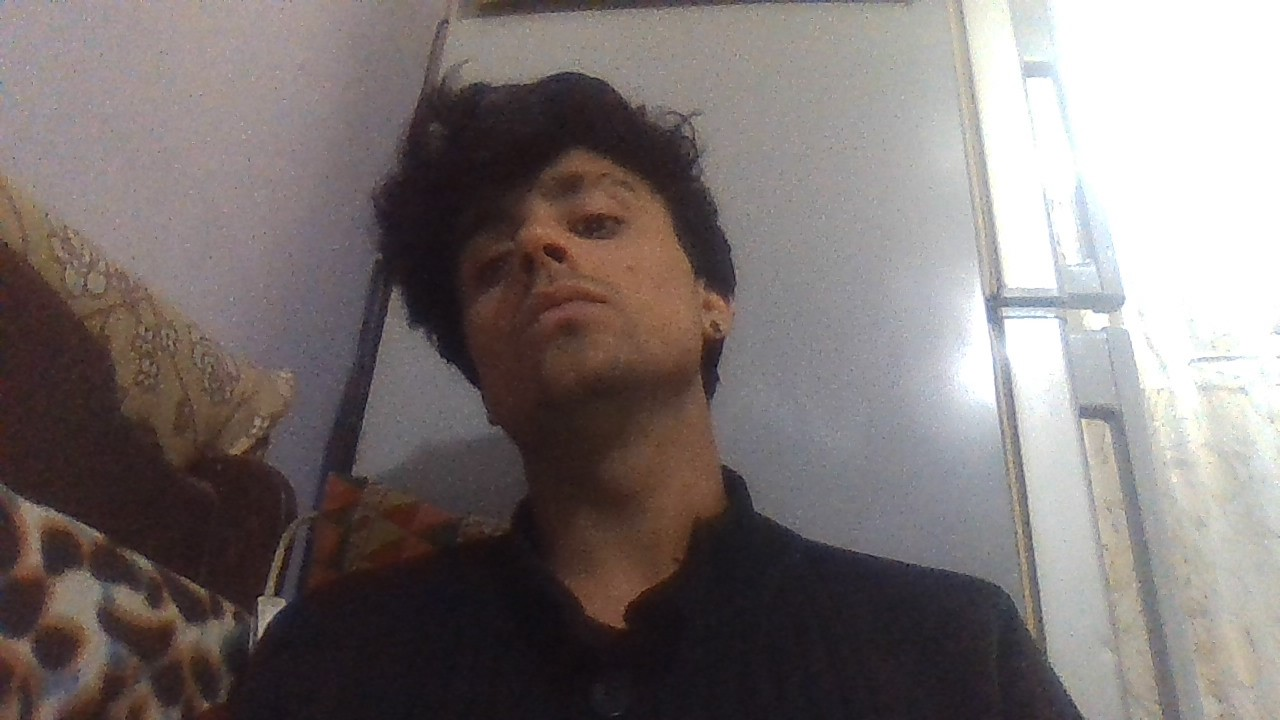
#> input picture Computer Vision/Quiz/picture.jpg, 1280 x 720 px
$ python main.py
#> lines starting #> are read from the running program, lines starting #| are printed output that depends on the picture
### Computer Vision/Quiz/contrast_stretching.py
#import matplotlib as plt
import numpy
# [84 lines left out: functions display_matrix, get_pixels_array_with_count, display_histogram_cdf, display_histogram_pdf, max_2d, min_2d and 1 more, not called in this run]


img = []
for i in range(7):
    line = []
    for j in range(3):
        line.append(5)
    line.append(70)
    for j in range(3):
        line.append(150)
    img.append(line)

"""
a16 = constrast_stretching_2d(16, img)
display_matrix(a16)
a32 = constrast_stretching_2d(32, img)
display_matrix(a32)
a255 = constrast_stretching_2d(255, img)
display_matrix(a255)

display_histogram_cdf(img, 20)
display_histogram_cdf(a16, 20)
display_histogram_cdf(a32, 20)
display_histogram_cdf(a255, 20)

print()
print()


display_histogram_pdf(img, 20)
display_histogram_pdf(a16, 20)
display_histogram_pdf(a32, 20)
display_histogram_pdf(a255, 20)
"""

### Computer Vision/Quiz/image_sampling.py
import math
import numpy

def down_sample_1d(image, new_image_width):
    image_width = len(image)
    if image_width <= new_image_width:
        print("Invalid arguments")
        return -1

    new_image = []
    #getting ratio of how many pixels to skip
    ratio = image_width/new_image_width
    ratio = round(ratio)
    index = 0
    while index < image_width and len(new_image) < new_image_width:
        new_image.append(image[index])
        #skipping pixels
        for i in range(ratio):
            index += 1
    """
    while len(new_image) < new_image_width:
        #missing = 1
        missing = new_image_width - len(new_image)
        new_image.append(image[image_width-missing])
    """
    return new_image


def down_sample_2d(image, new_image_width, new_image_height):
    image_height = len(image)
    image_width = len(image[image_height-1])

    if image_height <= new_image_height or image_width <= new_image_width:
        print("Invalid arguments!")
        return -1

    new_image = []


    ratio_height = round(image_height/new_image_height)
    index = 0
    while index < image_height and len(new_image) < new_image_height:
        row = down_sample_1d(image[index], new_image_width)
        if row == -1:
            return row

        new_image.append(row)

        #skipping rows
        for i in range(ratio_height):
            index += 1

    return numpy.asarray(new_image)


# [52 lines left out: functions up_sample_1d, up_sample_2d, not called in this run]


"""
image = [1,2,3,4,5,6,7,8,9,10]
for i in range(2, len(image)):
    print(down_sample_1d(image, i))


image = [[1,2,3,4,5]
         , [4,5,6,7,8]
         , [2,3,4,5,6]
         , [9,8,7,6,4]]
new_image = down_sample_2d(image, 2, 3)
print("DOWN SAMPLED 2d: ")
for i in new_image:
    print(i)
print()

new_image = up_sample_2d(new_image, 5, 4)
print("UP SAMPLED 2d: ")
for i in new_image:
    print(i)
print()

image = [1,2,3]
print("UP SAMPLE 1d")
print(up_sample_1d(image, 5))
print()

image = [
    [1,2,3]
    ,[4,5,6]
    ,[7,8,9]
    ]
new_image = up_sample_2d(image, 4, 4)
for i in range(len(new_image)):
    print(new_image[i])

new_image = down_sample_2d(new_image, 3, 3)
for i in range(len(new_image)):
    print(new_image[i])

"""

### Computer Vision/Quiz/main.py
# -*- coding: utf-8 -*-
"""
Created on Mon Mar  4 11:41:48 2019

@author: Shark
"""

import image_filtering
import image_sampling
import contrast_stretching

from PIL import Image
import numpy

from matplotlib import pyplot as plotter


def display_image(image_array):
    temp_image = Image.fromarray(image_array)
    temp_image.show()


def invert_image(image_array):
    new_image_array = []
    for i in range(len(image_array)):
        new_image_row = []
        for j in range(len(image_array[0])):
            new_image_row.append( 255 - image_array[i][j] )
        new_image_array.append(new_image_row)
    return numpy.asarray(new_image_array)

image = Image.open("picture.jpg").convert("L")
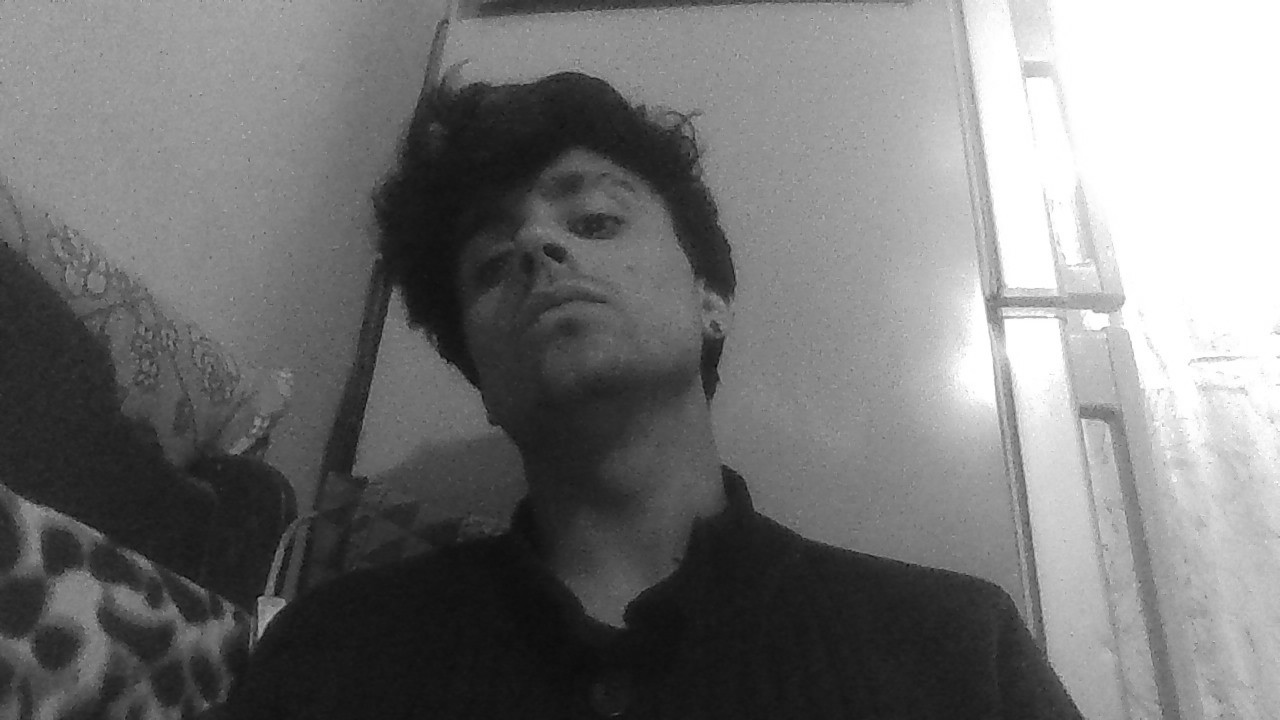
#> image: PIL image 1280x720 L; min 4, max 255, mean 117.9
image_array = numpy.array(image)

#scaling down image for use
image_array = image_sampling.down_sample_2d(image_array, len(image_array[0])/5, len(image_array)/5)
#> in down_sample_2d, `image_height = len(image)`: image_height = 720
#> in down_sample_2d, `image_width = len(image[image_height-1])`: image_width = 1280
#> in down_sample_2d, `ratio_height = round(image_height/new_image_height)`: ratio_height = 5
#> the loop in down_sample_2d, `while index < image_height and len(new_image) < new_image_height:` made 144 passes
#> after the loop in down_sample_2d, `while index < image_height and len(new_image) < new_image_height:`: index = 720; new_image = 144 items
#> in down_sample_2d, `return numpy.asarray(new_image)`:
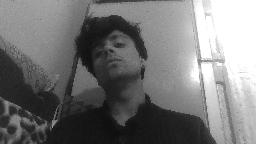
#> returned value: shape (144, 256); min 9, max 255, mean 118


display_image(image_array)
inverted_image_array = invert_image(image_array)
#> the loop in invert_image, `for i in range(len(image_array)):` made 144 passes
#> in invert_image, `return numpy.asarray(new_image_array)`:
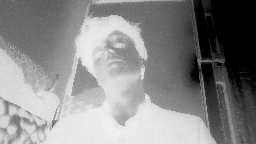
#> returned value: shape (144, 256) int64; min 0, max 246, mean 137

#> (the run stopped early here; a loop or call above may not have finished)
